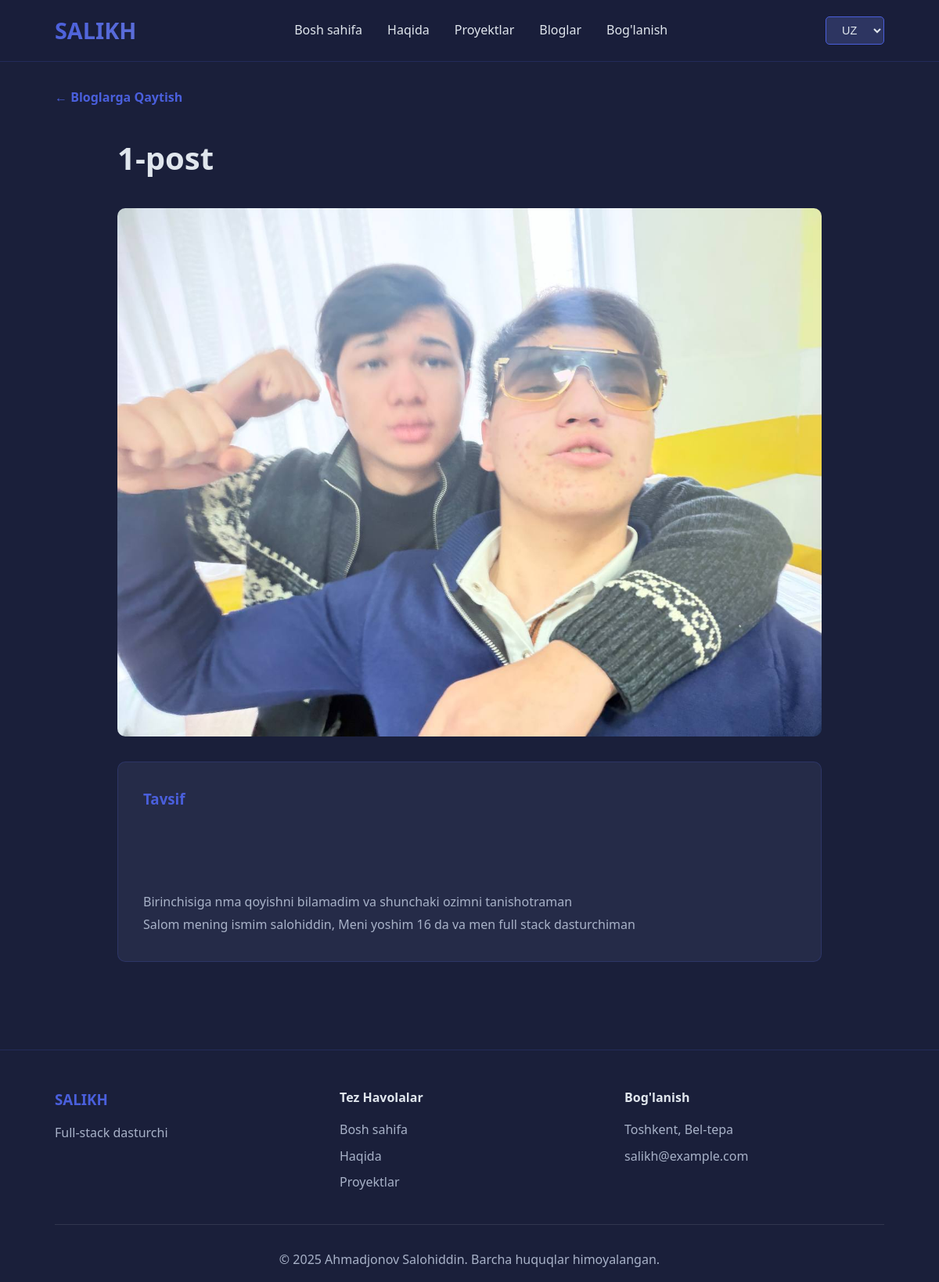
Screenshot of /uz/blog/2/ with the database file from the repository.
### portfolio/models.py (models this page shows, shortened)
class Blog(models.Model):
    title_uz = models.CharField(_("Sarlavha (O'zbek)"), max_length=200)
    title_ru = models.CharField(_("Sarlavha (Rus)"), max_length=200)
    title_en = models.CharField(_("Sarlavha (Ingliz)"), max_length=200)
    image = models.ImageField(_("Rasm"), upload_to="blogs/")
    description_uz = models.TextField(_("Tavsif (O'zbek)"))
    description_ru = models.TextField(_("Tavsif (Rus)"))
    description_en = models.TextField(_("Tavsif (Ingliz)"))
    video_url = models.URLField(_("Video URL"), blank=True)
    video_file = models.FileField(_("Video fayl"), upload_to="blog_videos/", blank=True)
    created_at = models.DateTimeField(_("Yaratilgan"), auto_now_add=True)
    class Meta:
        verbose_name = _("Blog")
        verbose_name_plural = _("Bloglar")
        ordering = ["-created_at"]

### portfolio/views.py (the view)
# urls.py: path("blog/<int:pk>/", views.blog_detail, name="blog_detail"),
def blog_detail(request, pk):
    lang = get_language()
    blog = get_object_or_404(Blog, pk=pk)
    return render(request, 'portfolio/blog_detail.html', {
        'blog': blog,
        'current_lang': lang
    })

### templates/portfolio/blog_detail.html (shortened to what this page needs)
{% extends 'portfolio/base.html' %}
{% load i18n static %}
{% load video_filters %}
{% block content %}
<section class="blog-detail">
    <div class="container">
        <a href="/#blogs" class="back-button">← {% trans "Back to Blogs" %}</a>
        <div class="detail-content">
            <h1 class="detail-title">
                {% if current_lang == 'uz' %}
                {{ blog.title_uz }}
                {% elif current_lang == 'ru' %}
                {{ blog.title_ru }}
                {% else %}
                {{ blog.title_en }}
                {% endif %}
            </h1>
            <div class="detail-image">
                <img src="{{ blog.image.url }}" alt="{{ blog.get_title|default:blog.title_uz }}">
            </div>
            <div class="detail-info">
                <div class="detail-section">
                    <h3>{% trans "Description" %}</h3>
                    <p>
                        {% if current_lang == 'uz' %}
                        {{ blog.description_uz|linebreaks }}
                        {% elif current_lang == 'ru' %}
                        {{ blog.description_ru|linebreaks }}
                        {% else %}
                        {{ blog.description_en|linebreaks }}
                        {% endif %}
                    </p>
                </div>
            </div>
        </div>
    </div>
</section>
{% endblock %}

### templates/portfolio/base.html (shortened to what this page needs)
{% load i18n static %}
<!DOCTYPE html>
<html lang="{{ LANGUAGE_CODE }}">
<head>
    <link rel="stylesheet" href="{% static 'css/style.css' %}">
</head>
<body>
    <header class="header">
        <div class="container">
            <nav class="navbar">
                <div class="logo">
                    <span class="logo-text">SALIKH</span>
                </div>
                <ul class="nav-menu">
                    <li><a href="#home" class="nav-link">{% trans "Home" %}</a></li>
                    <li><a href="#about" class="nav-link">{% trans "About" %}</a></li>
                    <li><a href="#projects" class="nav-link">{% trans "Projects" %}</a></li>
                    <li><a href="#blogs" class="nav-link">{% trans "Blogs" %}</a></li>
                    <li><a href="#contact" class="nav-link">{% trans "Contact" %}</a></li>
                </ul>
                <div class="language-switcher">
                    <form action="{% url 'set_language' %}" method="post" id="languageForm">
                        <select name="language" onchange="this.form.submit()" class="language-select">
                            {% get_current_language as LANGUAGE_CODE %}
                            {% get_available_languages as LANGUAGES %}
                            {% for lang_code, lang_name in LANGUAGES %}
                            <option value="{{ lang_code }}" {% if lang_code == LANGUAGE_CODE %}selected{% endif %}>
                                {{ lang_code|upper }}
                            </option>
                            {% endfor %}
                        </select>
                    </form>
                </div>
            </nav>
        </div>
    </header>
    {% block content %}{% endblock %}
    <footer class="footer">
        <div class="container">
            <div class="footer-content">
                <div class="footer-section">
                    <h3>SALIKH</h3>
                    <p>{% trans "Full-stack developer" %}</p>
                </div>
                <div class="footer-section">
                    <h4>{% trans "Quick Links" %}</h4>
                    <ul>
                        <li><a href="#home">{% trans "Home" %}</a></li>
                        <li><a href="#about">{% trans "About" %}</a></li>
                        <li><a href="#projects">{% trans "Projects" %}</a></li>
                    </ul>
                </div>
                <div class="footer-section">
                    <h4>{% trans "Contact" %}</h4>
                    <p>Toshkent, Bel-tepa</p>
                    <p>salikh@example.com</p>
                </div>
            </div>
            <div class="footer-bottom">
                <p>&copy; 2025 Ahmadjonov Salohiddin. {% trans "All rights reserved" %}.</p>
            </div>
        </div>
    </footer>
</body>
</html>

### static/css/style.css (style rules this page uses)
* { margin: 0; padding: 0; box-sizing: border-box; }
:root { --primary-color: #1a1f3a; --secondary-color: #2d3561; --accent-color: #4a5fdc; --text-color: #e0e6ed; --text-secondary: #a8b2c8; --card-bg: #252b48; --hover-color: #5d6fd8; }
body { font-family: 'Segoe UI', Tahoma, Geneva, Verdana, sans-serif; background-color: var(--primary-color); color: var(--text-color); line-height: 1.6; }
.container { max-width: 1200px; margin: 0 auto; padding: 0 20px; }
.header { background: rgba(26, 31, 58, 0.95); backdrop-filter: blur(10px); position: fixed; width: 100%; top: 0; z-index: 1000; border-bottom: 1px solid rgba(74, 95, 220, 0.2); }
.navbar { display: flex; justify-content: space-between; align-items: center; padding: 1rem 0; }
.logo-text { font-size: 1.8rem; font-weight: bold; background: linear-gradient(135deg, var(--accent-color), var(--hover-color)); -webkit-background-clip: text; -webkit-text-fill-color: transparent; background-clip: text; }
.nav-menu { display: flex; list-style: none; gap: 2rem; }
.nav-link { color: var(--text-color); text-decoration: none; font-weight: 500; transition: color 0.3s; position: relative; }
.nav-link::after { content: ''; position: absolute; bottom: -5px; left: 0; width: 0; height: 2px; background: var(--accent-color); transition: width 0.3s; }
.language-switcher select { background: var(--secondary-color); color: var(--text-color); border: 1px solid var(--accent-color); padding: 0.5rem 1rem; border-radius: 5px; cursor: pointer; font-size: 0.9rem; }
.project-detail, .blog-detail { padding: 7rem 0 5rem; min-height: 100vh; }
.back-button { display: inline-block; color: var(--accent-color); text-decoration: none; font-weight: 600; margin-bottom: 2rem; transition: color 0.3s; }
.detail-content { max-width: 900px; margin: 0 auto; }
.detail-image { width: 100%; margin-bottom: 2rem; border-radius: 10px; overflow: hidden; }
.detail-image img { width: 100%; height: auto; display: block; }
.detail-title { font-size: 2.5rem; margin-bottom: 2rem; color: var(--text-color); }
.detail-section { background: var(--card-bg); padding: 2rem; border-radius: 10px; margin-bottom: 2rem; border: 1px solid rgba(74, 95, 220, 0.2); }
.detail-section h3 { color: var(--accent-color); margin-bottom: 1rem; }
.detail-section p { color: var(--text-secondary); line-height: 1.8; word-wrap: break-word; overflow-wrap: break-word; white-space: pre-wrap; }
.footer { background: var(--primary-color); padding: 3rem 0 1rem; border-top: 1px solid rgba(74, 95, 220, 0.2); }
.footer-content { display: grid; grid-template-columns: repeat(auto-fit, minmax(250px, 1fr)); gap: 2rem; margin-bottom: 2rem; }
.footer-section h3 { color: var(--accent-color); margin-bottom: 1rem; }
.footer-section h4 { color: var(--text-color); margin-bottom: 1rem; }
.footer-section p, .footer-section li { color: var(--text-secondary); margin: 0.5rem 0; }
.footer-section ul { list-style: none; }
.footer-section a { color: var(--text-secondary); text-decoration: none; transition: color 0.3s; }
.footer-bottom { text-align: center; padding-top: 2rem; border-top: 1px solid rgba(255, 255, 255, 0.1); color: var(--text-secondary); }
@media (min-width: 1025px) and (max-width: 1366px) { .container { max-width: 1100px; } }

### rows the page displays
Blog: title_uz "1-post", image (picture), description_uz "Birinchisiga nma qoyishni bilamadim va shunchaki ozimni tanishotraman Salom mening ismim salohiddin, Meni yoshim 16 da va men full stack dasturchiman"

### other values shown
form field language "UZ"
